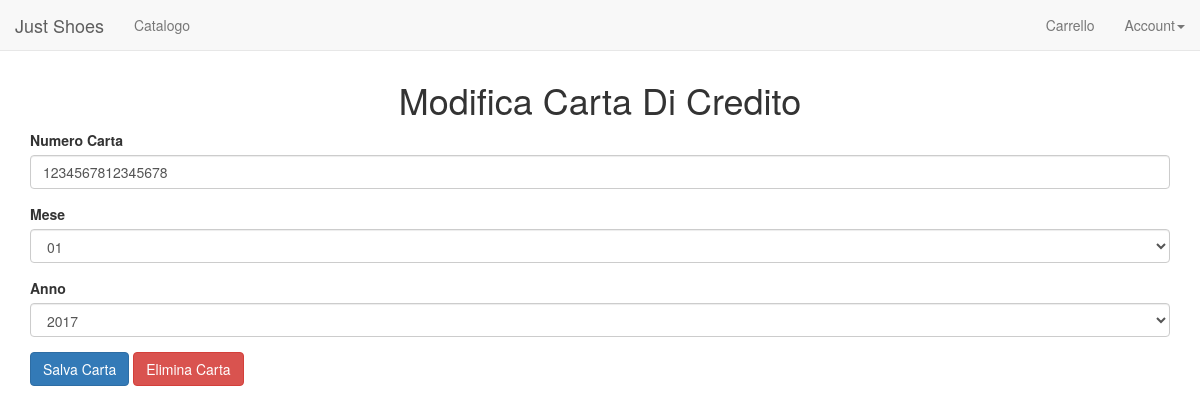
The app's page /cliente/carta-add.php?id=18 (signed in) with its own data.
### tables this page shows
CREATE TABLE `Carta_Di_Credito` (
  `id_carta` int(10) NOT NULL,
  `id_utente` int(11) NOT NULL,
  `numero_carta` char(16) DEFAULT NULL,
  `scadenza` date DEFAULT NULL
);

### cliente/carta-add.php (the view, shortened to what this page needs)
<?php
  include_once("../config.php");
  include_once("../header.php");
  if(isset($_GET["id"])){
    $id = $_GET["id"];
    $carta = $mysqli->query("SELECT * FROM Carta_Di_Credito WHERE id_carta = $id")->fetch_array(MYSQLI_ASSOC);
    $numero = $carta["numero_carta"];
    $scadenza = $carta["scadenza"];
    $anno = substr($scadenza, 0, 4);
    $mese = substr($scadenza, 5, 2);
  }
?>
<div class="container">
  <h1 align="center"><?php if($id == "")echo "Inserisci ";else echo "Modifica ";?>Carta Di Credito</h1>
  <form id="carta-add" method="post" action=<?php echo "'carta-add.php?id=$id'";?>>
    <div class="form-group">
      <label for="numero">Numero Carta</label>
      <input id="numeroCartaInput" type="text" name="numero" value=<?php echo "'$numero'" ?>  class="form-control input-control"></input>
    </div>
    <div class="form-group">
      <label for="">Mese</label>
      <select id="mese" name="mese" class="form-control" value=<?php echo "'".substr($scadenza,6)."'";?>>>
        <option value='01' <?php if($mese == '01') echo "selected";?>>01</option>
      </select>
    </div>
    <div class="form-group">
      <label for="">Anno</label>
      <select id="anno" name="anno" class="form-control" value=<?php echo "'".substr($scadenza,0,4)."'";?>>
        <option value='2017' <?php if($anno == '2017') echo "selected";?>>2017</option>
      </select>
    </div>
  </form>
  <button id="submitBtn" class="btn btn-primary" onclick="salvaCarta()">Salva Carta</button>
  <button class="btn btn-danger" onclick=<?php echo "eliminaCarta($id)"?> <?php if($id == "") echo "hiddden";?>>Elimina Carta</button>
</div>

### records on screen
carta_di_credito: numero "1234567812345678", mese "01", anno "2017"
